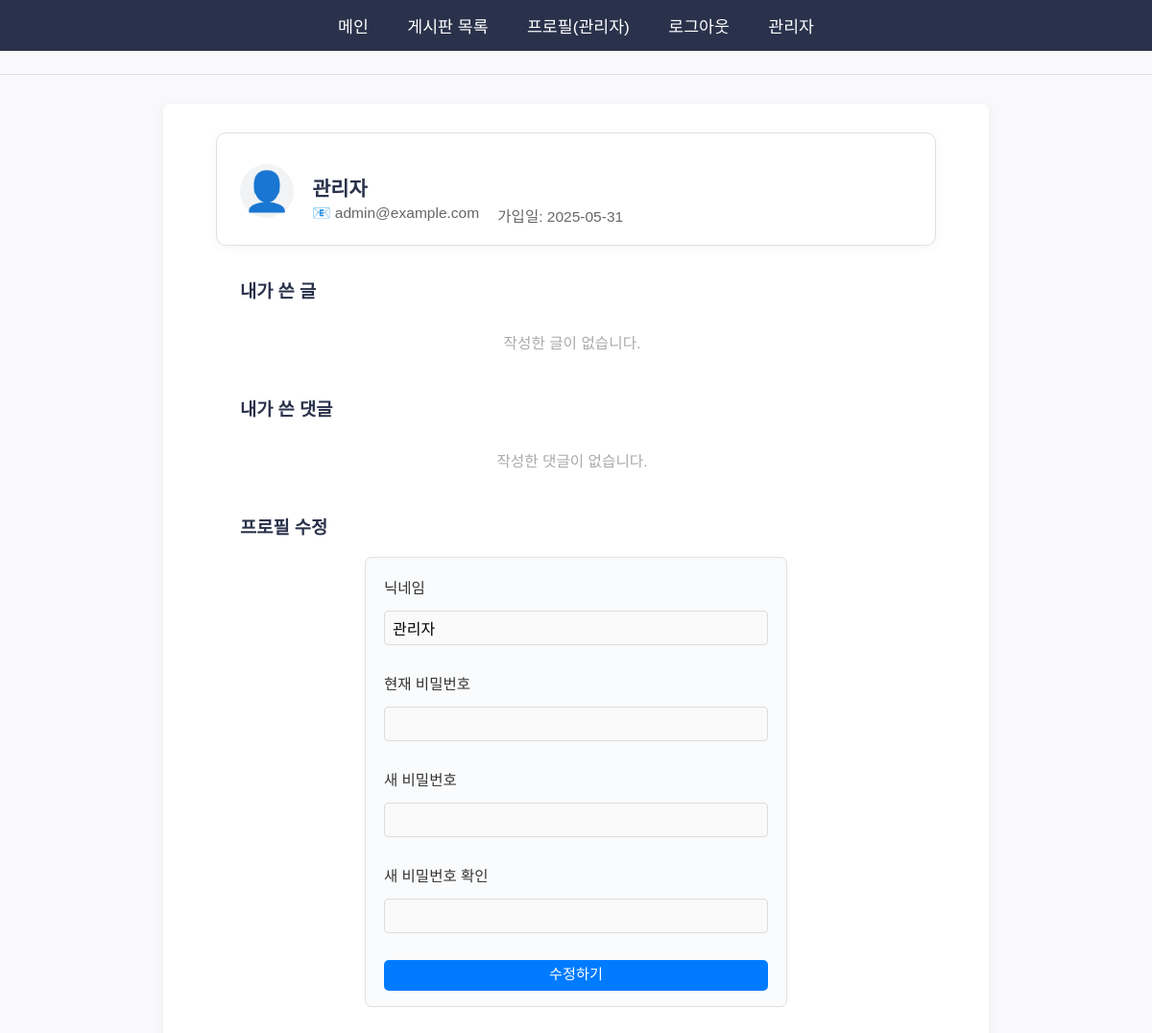
Screenshot of /profile (signed in) with the database file from the repository.
### models/user.py (models this page shows, shortened)
class User(UserMixin, db.Model):
    __tablename__ = 'users'
    user_id = db.Column(db.Integer, primary_key=True)
    email = db.Column(db.String(120), unique=True, nullable=False)
    password_hash = db.Column(db.String(255), nullable=False)
    nickname = db.Column(db.String(40), nullable=True, default=None)
    is_authenticated = db.Column(db.Boolean, default=False)
    is_banned = db.Column(db.Boolean, default=False)
    role = db.Column(db.String(20), default="user")  # user, moderator, admin
    created_at = db.Column(db.DateTime, default=datetime.datetime.utcnow)
    posts = db.relationship('Post', backref='author', lazy=True)
    comments = db.relationship('Comment', backref='author', lazy=True)
    likes = db.relationship('Like', backref='user', lazy=True)
    notifications = db.relationship('Notification', backref='user', lazy=True)

### blueprints/web/routes.py (the view, shortened to what this page needs)
@web_bp.route('/profile', methods=['GET', 'POST'])
@login_required
def profile():
    return render_template('profile.html')

### templates/profile.html (shortened to what this page needs)
{% extends "base.html" %}
{% block content %}
<div class="profile-card">
    <div class="profile-info">
        <div class="profile-avatar">👤</div>
        <div class="profile-main">
            <h2 class="profile-name">{{ current_user.nickname or current_user.email }}</h2>
            <div class="profile-meta">
                <span class="profile-email">📧 {{ current_user.email }}</span>
                <span class="profile-date">가입일: {{ current_user.created_at.strftime('%Y-%m-%d') }}</span>
            </div>
        </div>
    </div>
</div>
<div class="profile-section">
    <h3>내가 쓴 글</h3>
    <div class="profile-list">
    {% for post in current_user.posts %}
        <div class="profile-list-card">
            <a href="{{ url_for('web.post_detail', post_id=post.post_id) }}" class="profile-list-title">{{ post.title }}</a>
            <div class="profile-list-meta">
                <span class="profile-list-board">📁 {{ post.board.name }}</span>
                <span class="profile-list-like">👍 {{ post.like_count }}</span>
                <span class="profile-list-comment">💬 {{ post.comment_count }}</span>
                <span class="profile-list-date">🕒 {{ post.created_at.strftime('%Y-%m-%d %H:%M') }}</span>
            </div>
        </div>
    {% else %}
        <div class="profile-list-empty">작성한 글이 없습니다.</div>
    {% endfor %}
    </div>
</div>
<div class="profile-section">
    <h3>내가 쓴 댓글</h3>
    <div class="profile-list">
    {% for comment in current_user.comments %}
        <div class="profile-list-card">
            <a href="{{ url_for('web.post_detail', post_id=comment.post_id) }}#comment-{{ comment.comment_id }}" class="profile-list-title">
                {{ comment.content[:50] }}{% if comment.content|length > 50 %}...{% endif %}
            </a>
            <div class="profile-list-meta">
                <span class="profile-list-board">📝 {{ comment.post.title }}</span>
                <span class="profile-list-date">🕒 {{ comment.created_at.strftime('%Y-%m-%d %H:%M') }}</span>
            </div>
        </div>
    {% else %}
        <div class="profile-list-empty">작성한 댓글이 없습니다.</div>
    {% endfor %}
    </div>
</div>
<div class="profile-section">
    <h3>프로필 수정</h3>
    <form action="{{ url_for('web.profile') }}" method="post" class="profile-form-card">
        <div class="form-group">
            <label for="nickname">닉네임</label>
            <input type="text" id="nickname" name="nickname" value="{{ current_user.nickname or '' }}">
        </div>
        <div class="form-group">
            <label for="current_password">현재 비밀번호</label>
            <input type="password" id="current_password" name="current_password">
        </div>
        <div class="form-group">
            <label for="new_password">새 비밀번호</label>
            <input type="password" id="new_password" name="new_password">
        </div>
        <div class="form-group">
            <label for="confirm_password">새 비밀번호 확인</label>
            <input type="password" id="confirm_password" name="confirm_password">
        </div>
        <button type="submit" class="button">수정하기</button>
    </form>
</div>
{% endblock %}

### templates/navbar.html
<nav>
    <a href="{{ url_for('web.index') }}">메인</a>
    <a href="{{ url_for('web.board_list') }}">게시판 목록</a>
    {% if current_user.is_authenticated %}
        <a href="{{ url_for('web.profile') }}">프로필({{ current_user.nickname or current_user.email }})</a>
        <a href="{{ url_for('web.logout') }}">로그아웃</a>
        {% if current_user.role == 'admin' %}
            <a href="{{ url_for('web.admin') }}">관리자</a>
        {% endif %}
    {% else %}
        <a href="{{ url_for('web.login') }}">로그인</a>
        <a href="{{ url_for('web.register') }}">회원가입</a>
    {% endif %}
</nav>
<hr>

### static/style.css (style rules this page uses)
body { font-family: 'Noto Sans KR', Arial, sans-serif; background: #f9f9fb; color: #222; margin: 0; padding: 0; }
nav { background: #2a324b; padding: 14px 0; text-align: center; }
nav a { color: #fff; text-decoration: none; margin: 0 18px; font-weight: 500; font-size: 1.08em; transition: color 0.2s; }
h1, h2, h3 { font-weight: 700; color: #2a324b; }
input[type="text"], input[type="email"], input[type="password"], textarea { width: 100%; padding: 8px 10px; margin: 6px 0 12px 0; border: 1px solid #ddd; border-radius: 5px; font-size: 1em; background: #fafafa; box-sizing: border-box; }
button { background: #2a324b; color: #fff; border: none; padding: 8px 18px; border-radius: 5px; font-size: 1em; cursor: pointer; transition: background 0.15s; }
form { margin-bottom: 16px; }
hr { border: none; border-top: 1px solid #e0e0e0; margin: 24px 0; }
a { color: #2a324b; text-decoration: underline; }
label { font-size: 0.98em; color: #555; margin-right: 10px; }
::placeholder { color: #bbb; }

### templates/profile.html (style rules this page uses)
.profile-card { background: #fff; border: 1px solid #e0e0e0; border-radius: 10px; padding: 1.5rem 1.5rem 1.2rem 1.5rem; margin-bottom: 2rem; box-shadow: 0 2px 12px rgba(0,0,0,0.04); max-width: 700px; margin-left: auto; margin-right: auto; }
.profile-info { display: flex; align-items: center; gap: 1.2rem; }
.profile-avatar { font-size: 2.5rem; background: #f1f3f5; border-radius: 50%; width: 56px; height: 56px; display: flex; align-items: center; justify-content: center; }
.profile-main { flex: 1; }
.profile-name { font-size: 1.3rem; font-weight: bold; margin-bottom: 0.2rem; }
.profile-meta { color: #666; font-size: 0.97rem; display: flex; gap: 1.2rem; flex-wrap: wrap; }
.profile-section { max-width: 700px; margin: 0 auto 2rem auto; }
.profile-list { display: grid; grid-template-columns: 1fr; gap: 0.7rem; margin-top: 0.7rem; max-height: 400px; overflow-y: auto; padding-right: 0.5rem; }
.profile-list-empty { color: #aaa; font-size: 0.98rem; padding: 0.7rem 0; text-align: center; }
.profile-form-card { background: #fafbfc; border: 1px solid #e0e0e0; border-radius: 7px; padding: 1.2rem 1.2rem 1rem 1.2rem; max-width: 400px; margin: 0 auto; display: flex; flex-direction: column; gap: 1rem; }
.form-group { display: flex; flex-direction: column; gap: 0.3rem; }
.form-group label { font-size: 0.97rem; color: #333; margin-bottom: 0.2rem; }
.form-group input { padding: 0.5rem; border: 1px solid #ddd; border-radius: 4px; font-size: 1rem; }
.button { display: inline-flex; align-items: center; justify-content: center; height: 32px; min-width: 56px; padding: 0 0.8rem; border: none; border-radius: 5px; background: #007bff; color: #fff; font-size: 0.95rem; font-family: inherit; font-weight: 500; text-decoration: none; box-sizing: border-box; cursor: pointer; transition: background 0.15s; line-height: 1.1; appearance: none; vertical-align: middle; box-shadow: none; }

### rows the page displays
User: nickname "관리자", email "admin@example.com", created_at "2025-05-31"
